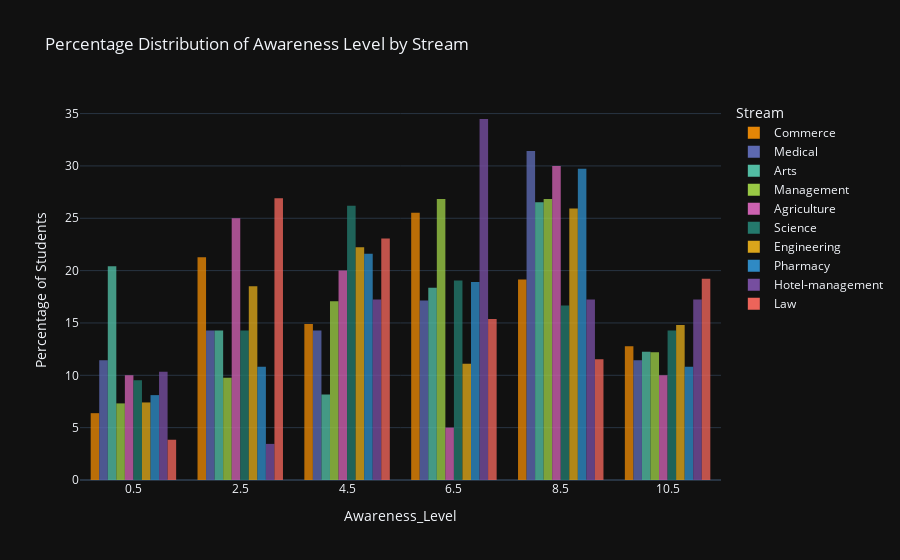

The notebook cell saved with this chart:
### Code cell
fig = px.histogram(df1,x="Awareness_Level",color="Stream",histnorm="percent", barmode="group",nbins=5,opacity=0.8,
    title="Percentage Distribution of Awareness Level by Stream",
    color_discrete_sequence=px.colors.qualitative.Vivid)

fig.update_layout(yaxis_title="Percentage of Students",template="plotly_dark",bargap=0.2)

fig.show()

### Figure 1 — Plotly figure (JSON) as saved in the notebook; plotly's stock layout.template omitted (floating-point values rounded to 4 significant figures)
{"data": [{"alignmentgroup": "True", "bingroup": "x", "histnorm": "percent", "hovertemplate": "Stream=Commerce<br>Awareness_Level=%{x}<br>percent=%{y}<extra></extra>", "legendgroup": "Commerce", "marker": {"color": "rgb(229, 134, 6)", "opacity": 0.8, "pattern": {"shape": ""}}, "name": "Commerce", "nbinsx": 5, "offsetgroup": "Commerce", "orientation": "v", "showlegend": true, "type": "histogram", "x": [6, 8, 1, 1, 6, 4, 5, 3, 7, 8, 8, 9, 10, 3, 9, 5, 3, 1, 7, 7, 6, 6, 6, 9, 10, 7, 3, 8, 2, 7, 3, 10, 4, 2, 9, 7, 10, 6, 8, 4, 10, 3, 4, 2, 3, 10, 4], "xaxis": "x", "yaxis": "y"}, {"alignmentgroup": "True", "bingroup": "x", "histnorm": "percent", "hovertemplate": "Stream=Medical<br>Awareness_Level=%{x}<br>percent=%{y}<extra></extra>", "legendgroup": "Medical", "marker": {"color": "rgb(93, 105, 177)", "opacity": 0.8, "pattern": {"shape": ""}}, "name": "Medical", "nbinsx": 5, "offsetgroup": "Medical", "orientation": "v", "showlegend": true, "type": "histogram", "x": [7, 3, 8, 5, 9, 10, 8, 5, 6, 10, 3, 7, 1, 1, 7, 9, 1, 6, 1, 9, 10, 3, 10, 2, 5, 9, 9, 9, 4, 2, 4, 8, 6, 8, 9], "xaxis": "x", "yaxis": "y"}, {"alignmentgroup": "True", "bingroup": "x", "histnorm": "percent", "hovertemplate": "Stream=Arts<br>Awareness_Level=%{x}<br>percent=%{y}<extra></extra>", "legendgroup": "Arts", "marker": {"color": "rgb(82, 188, 163)", "opacity": 0.8, "pattern": {"shape": ""}}, "name": "Arts", "nbinsx": 5, "offsetgroup": "Arts", "orientation": "v", "showlegend": true, "type": "histogram", "x": [1, 1, 7, 6, 9, 8, 9, 10, 1, 9, 9, 9, 8, 9, 1, 1, 10, 9, 1, 3, 1, 4, 4, 1, 8, 3, 10, 4, 10, 10, 3, 3, 6, 1, 7, 10, 3, 8, 3, 6, 5, 1, 7, 9, 7, 3, 7, 7, 8], "xaxis": "x", "yaxis": "y"}, {"alignmentgroup": "True", "bingroup": "x", "histnorm": "percent", "hovertemplate": "Stream=Management<br>Awareness_Level=%{x}<br>percent=%{y}<extra></extra>", "legendgroup": "Management", "marker": {"color": "rgb(153, 201, 69)", "opacity": 0.8, "pattern": {"shape": ""}}, "name": "Management", "nbinsx": 5, "offsetgroup": "Management", "orientation": "v", "showlegend": true, "type": "histogram", "x": [5, 10, 9, 8, 1, 9, 6, 10, 8, 6, 10, 9, 5, 6, 9, 5, 10, 6, 6, 6, 7, 10, 5, 7, 3, 3, 1, 3, 7, 7, 8, 9, 8, 5, 9, 8, 7, 2, 4, 1, 5], "xaxis": "x", "yaxis": "y"}, {"alignmentgroup": "True", "bingroup": "x", "histnorm": "percent", "hovertemplate": "Stream=Agriculture<br>Awareness_Level=%{x}<br>percent=%{y}<extra></extra>", "legendgroup": "Agriculture", "marker": {"color": "rgb(204, 97, 176)", "opacity": 0.8, "pattern": {"shape": ""}}, "name": "Agriculture", "nbinsx": 5, "offsetgroup": "Agriculture", "orientation": "v", "showlegend": true, "type": "histogram", "x": [1, 4, 9, 5, 8, 9, 5, 2, 5, 9, 2, 8, 3, 2, 2, 9, 1, 6, 10, 10], "xaxis": "x", "yaxis": "y"}, {"alignmentgroup": "True", "bingroup": "x", "histnorm": "percent", "hovertemplate": "Stream=Science<br>Awareness_Level=%{x}<br>percent=%{y}<extra></extra>", "legendgroup": "Science", "marker": {"color": "rgb(36, 121, 108)", "opacity": 0.8, "pattern": {"shape": ""}}, "name": "Science", "nbinsx": 5, "offsetgroup": "Science", "orientation": "v", "showlegend": true, "type": "histogram", "x": [2, 3, 2, 8, 1, 5, 5, 8, 7, 1, 10, 3, 8, 6, 10, 1, 5, 5, 8, 10, 7, 5, 8, 4, 2, 10, 5, 4, 4, 7, 7, 7, 7, 4, 10, 1, 7, 9, 3, 10, 4, 8], "xaxis": "x", "yaxis": "y"}, {"alignmentgroup": "True", "bingroup": "x", "histnorm": "percent", "hovertemplate": "Stream=Engineering<br>Awareness_Level=%{x}<br>percent=%{y}<extra></extra>", "legendgroup": "Engineering", "marker": {"color": "rgb(218, 165, 27)", "opacity": 0.8, "pattern": {"shape": ""}}, "name": "Engineering", "nbinsx": 5, "offsetgroup": "Engineering", "orientation": "v", "showlegend": true, "type": "histogram", "x": [6, 8, 2, 2, 2, 9, 5, 10, 5, 1, 1, 8, 10, 9, 10, 8, 4, 6, 6, 4, 4, 8, 10, 8, 3, 2, 5], "xaxis": "x", "yaxis": "y"}, {"alignmentgroup": "True", "bingroup": "x", "histnorm": "percent", "hovertemplate": "Stream=Pharmacy<br>Awareness_Level=%{x}<br>percent=%{y}<extra></extra>", "legendgroup": "Pharmacy", "marker": {"color": "rgb(47, 138, 196)", "opacity": 0.8, "pattern": {"shape": ""}}, "name": "Pharmacy", "nbinsx": 5, "offsetgroup": "Pharmacy", "orientation": "v", "showlegend": true, "type": "histogram", "x": [8, 7, 9, 8, 7, 8, 4, 10, 4, 1, 9, 4, 9, 6, 8, 9, 6, 10, 3, 10, 1, 9, 7, 4, 3, 6, 9, 9, 2, 4, 5, 5, 1, 2, 6, 10, 5], "xaxis": "x", "yaxis": "y"}, {"alignmentgroup": "True", "bingroup": "x", "histnorm": "percent", "hovertemplate": "Stream=Hotel-management<br>Awareness_Level=%{x}<br>percent=%{y}<extra></extra>", "legendgroup": "Hotel-management", "marker": {"color": "rgb(118, 78, 159)", "opacity": 0.8, "pattern": {"shape": ""}}, "name": "Hotel-management", "nbinsx": 5, "offsetgroup": "Hotel-management", "orientation": "v", "showlegend": true, "type": "histogram", "x": [7, 4, 6, 6, 10, 10, 8, 8, 10, 4, 7, 6, 7, 10, 6, 5, 9, 7, 2, 1, 6, 6, 1, 10, 5, 9, 5, 9, 1], "xaxis": "x", "yaxis": "y"}, {"alignmentgroup": "True", "bingroup": "x", "histnorm": "percent", "hovertemplate": "Stream=Law<br>Awareness_Level=%{x}<br>percent=%{y}<extra></extra>", "legendgroup": "Law", "marker": {"color": "rgb(237, 100, 90)", "opacity": 0.8, "pattern": {"shape": ""}}, "name": "Law", "nbinsx": 5, "offsetgroup": "Law", "orientation": "v", "showlegend": true, "type": "histogram", "x": [10, 2, 1, 7, 4, 7, 3, 7, 9, 10, 10, 10, 3, 3, 4, 9, 4, 8, 3, 6, 2, 10, 4, 5, 2, 4], "xaxis": "x", "yaxis": "y"}], "layout": {"bargap": 0.2, "barmode": "group", "legend": {"title": {"text": "Stream"}, "tracegroupgap": 0}, "title": {"text": "Percentage Distribution of Awareness Level by Stream"}, "xaxis": {"anchor": "y", "domain": [0, 1], "title": {"text": "Awareness_Level"}}, "yaxis": {"anchor": "x", "domain": [0, 1], "title": {"text": "Percentage of Students"}}}}
